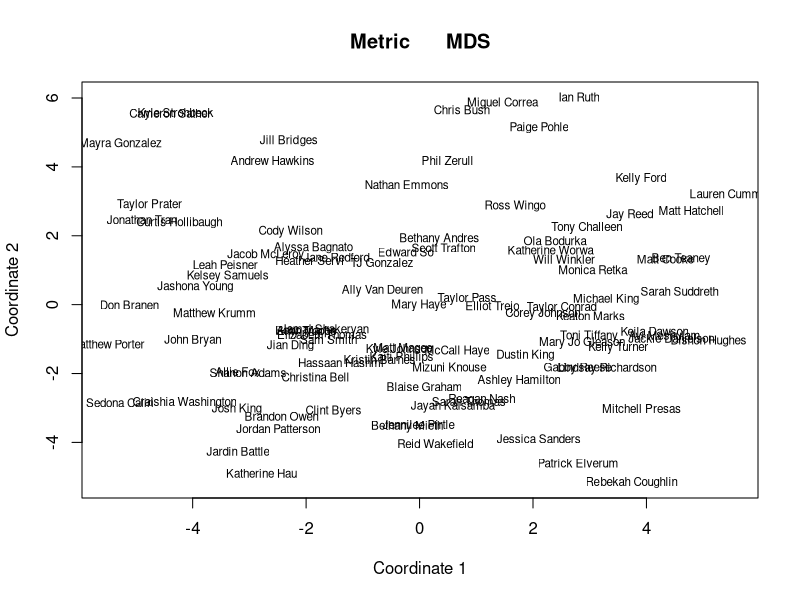
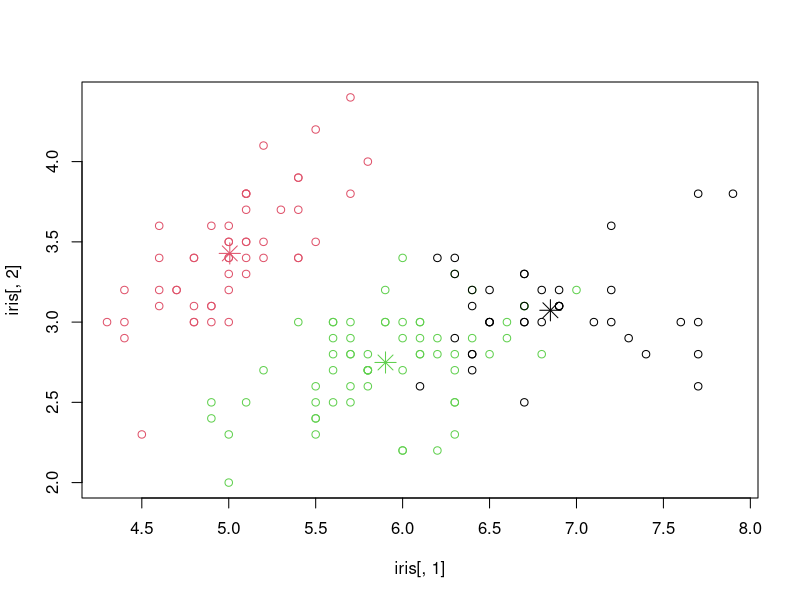
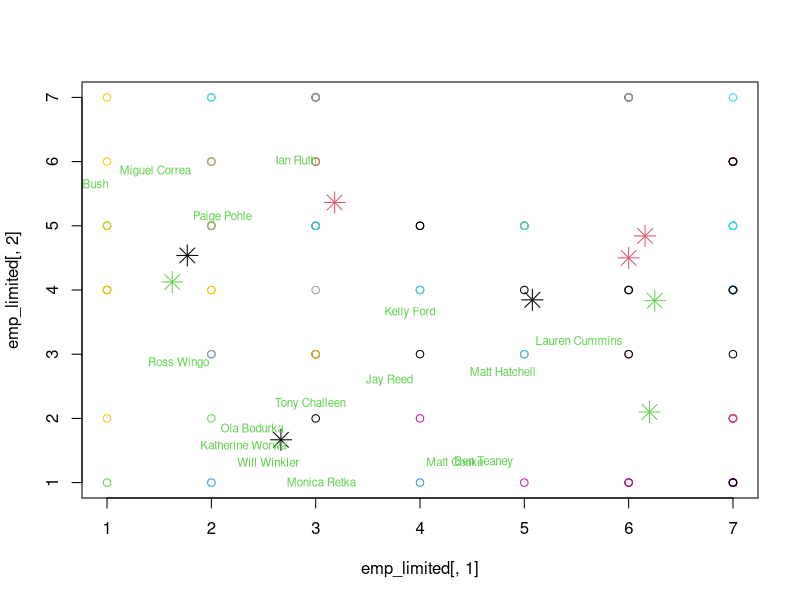

Here is the R script that generated these plots, in order:
#Set working directory
setwd("C:\\Users\\Cody\\Desktop\\Data_mining_w_pollitt\\data")


#Load csv with the row names specified
emp_limited <- read.csv(file = "just_qs_name.csv", header=TRUE, row.names = 1)

#####WORKING NAMES
#THIS WILL BE SHOWN
d <- dist(emp_limited) # euclidean distances between the rows
fit <- cmdscale(d,eig=TRUE, k=2) # k is the number of dim
fit # view results

# plot solution 
x <- fit$points[,1]
y <- fit$points[,2]
plot(x, y, xlab="Coordinate 1", ylab="Coordinate 2", 
     main="Metric	MDS",	type="n")
text(x, y, labels = row.names(emp_limited),col="black", cex=.7)



#K-Means w/ IRIS data
km <- kmeans(iris[,1:4], 3)
plot(iris[,1], iris[,2], col=km$cluster)
points(km$centers[,c(1,2)], col=1:3, pch=8, cex=2)
table(km$cluster, iris$Species)

#K-MEANS w/ my data
km <- kmeans(emp_limited, 9)
plot(emp_limited[,1], emp_limited[,2], col=km$cluster)
points(km$centers[,c(1,2)], col=1:3, pch=8, cex=2)
#this is close
table(km$cluster)
text(x, y, labels = row.names(emp_limited),col="259", cex=.7)

